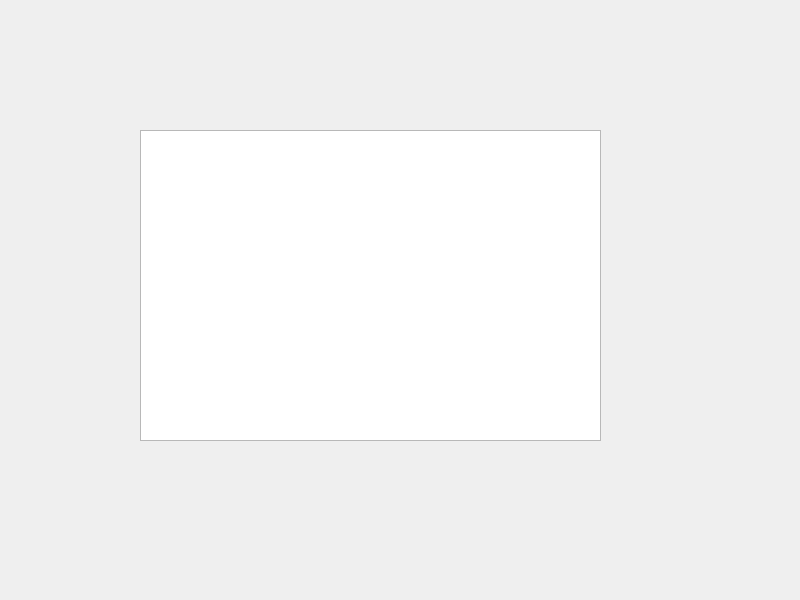
<?xml version="1.0" encoding="UTF-8"?>
<ui version="4.0">
 <class>Widget</class>
 <widget class="QWidget" name="Widget">
  <property name="geometry">
   <rect>
    <x>0</x>
    <y>0</y>
    <width>800</width>
    <height>600</height>
   </rect>
  </property>
  <property name="windowTitle">
   <string>Widget</string>
  </property>
  <widget class="QGraphicsView" name="graphicsView">
   <property name="geometry">
    <rect>
     <x>140</x>
     <y>130</y>
     <width>461</width>
     <height>311</height>
    </rect>
   </property>
  </widget>
 </widget>
 <resources/>
 <connections/>
</ui>
